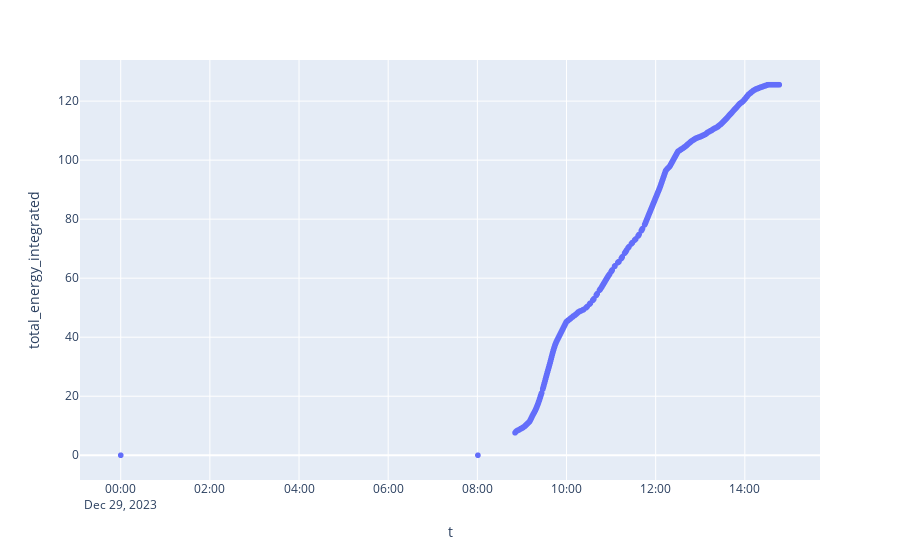
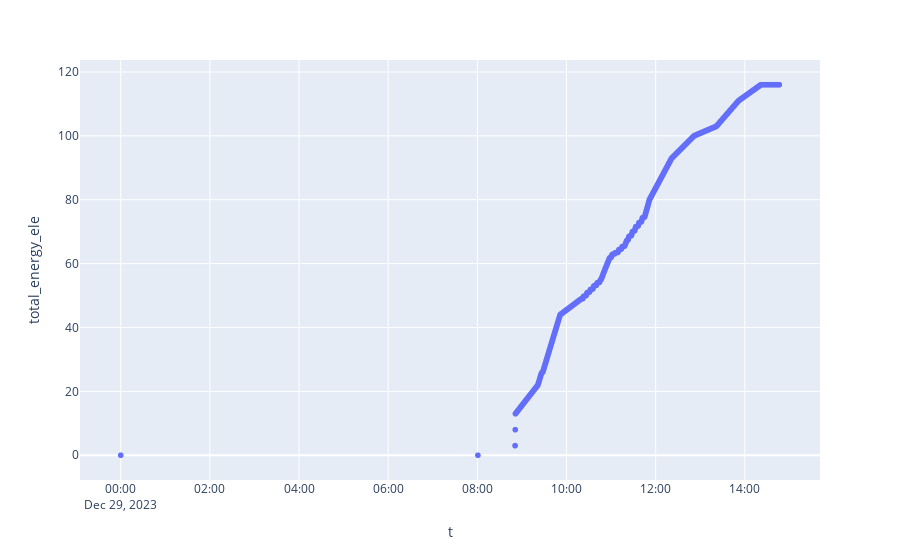

Source (notebook cell) for these figures, in order:
### Code cell
fig = px.scatter(
    df_online,
    y='total_energy_integrated'
)
fig.show()

fig = px.scatter(
    df_online,
    y='total_energy_ele'
)
fig.show()

### Figure 1 — Plotly figure (JSON) as saved in the notebook; plotly's stock layout.template omitted (floating-point values rounded to 4 significant figures; data arrays with more than 128 entries replaced by an {"elided": "..."} marker saying what was removed)
{"data": [{"hovertemplate": "t=%{x}<br>total_energy_integrated=%{y}<extra></extra>", "legendgroup": "", "marker": {"color": "#636efa", "symbol": "circle"}, "mode": "markers", "name": "", "showlegend": false, "type": "scattergl", "x": {"elided": "1189 str values"}, "xaxis": "x", "y": {"elided": "1189 float values"}, "yaxis": "y"}], "layout": {"legend": {"tracegroupgap": 0}, "margin": {"t": 60}, "xaxis": {"anchor": "y", "domain": [0, 1], "title": {"text": "t"}}, "yaxis": {"anchor": "x", "domain": [0, 1], "title": {"text": "total_energy_integrated"}}}}

### Figure 2 — Plotly figure (JSON) as saved in the notebook; plotly's stock layout.template omitted (floating-point values rounded to 4 significant figures; data arrays with more than 128 entries replaced by an {"elided": "..."} marker saying what was removed)
{"data": [{"hovertemplate": "t=%{x}<br>total_energy_ele=%{y}<extra></extra>", "legendgroup": "", "marker": {"color": "#636efa", "symbol": "circle"}, "mode": "markers", "name": "", "showlegend": false, "type": "scattergl", "x": {"elided": "1189 str values"}, "xaxis": "x", "y": {"elided": "1189 float values"}, "yaxis": "y"}], "layout": {"legend": {"tracegroupgap": 0}, "margin": {"t": 60}, "xaxis": {"anchor": "y", "domain": [0, 1], "title": {"text": "t"}}, "yaxis": {"anchor": "x", "domain": [0, 1], "title": {"text": "total_energy_ele"}}}}
